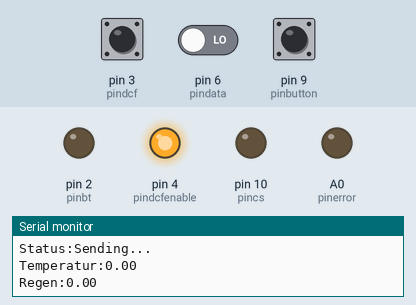
Recording of a sketch running on a simulated Arduino Uno, built with avr-gcc and run on an emulated ATmega328P. On the bench: output pins drawn as LEDs (lit = HIGH), the last lines printed to the serial monitor. The test bench sets the inputs (shaded band); at power-on: pin 3 (pindcf) HIGH, pin 6 (pindata) LOW, pin 9 (pinbutton) LOW. Storage starts empty; pins used as bus, display or sensor lines are not drawn.

Above: at 0.1 s.
At 0.8 s:
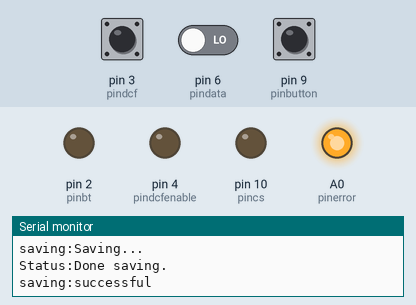
Timing chart, 0 to 2.3 s (numbered marks = the images above):
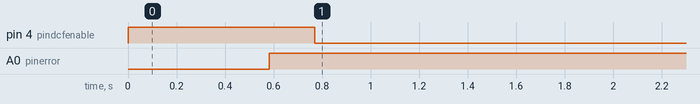

Measured:
- by itself, pin 4 (pindcfenable): LOW → HIGH at 0.00 s, → LOW 0.77 s later
- by itself, A0 (pinerror): LOW → HIGH at 0.58 s

The sketch:

Wetterstation.ino
```cpp
#include <Time.h>        //http://www.arduino.cc/playground/Code/Time
#include <SD.h>
#include <EEPROM.h>

// DCF timing
#define pindcf 3
#define pindcfenable 4

// ILC communication
#define pintrigger 8//3; // F5
#define pindata 6 //2; // E4
#define pinclock 7 // 4; // E3

// SD card
#define pincs 10
boolean sdenabled = true;

// BT
String line;
#define pinbt 2
boolean btenabled = true;
long lastping = 0;
#define addr_btenabled 42
#define eepromcheck 43

char commandbuffer[50];

// weather data
long data[6];
#define datalength 6

// system
int counter = 0;
int vin;
int vcc;
int v33;
#define pinbutton 9
#define pinerror A0

// timing
long next_ilc = 0;
int intervall = 4;
long next_time = 0;

// pin setup
void setupio() {
  pinMode(pintrigger,OUTPUT);
  pinMode(pindata,INPUT);
  pinMode(pinclock,OUTPUT);
  digitalWrite(pinclock,LOW);
  digitalWrite(pintrigger,LOW);
  pinMode(pincs,OUTPUT);
  pinMode(pindcf,INPUT);
  pinMode(pindcfenable,OUTPUT);
  digitalWrite(pindcfenable,HIGH);
  pinMode(pinbt,OUTPUT);
  pinMode(pinbutton,INPUT);
  pinMode(pinerror,OUTPUT);
  digitalWrite(pinerror,LOW);
}

// setup bt
void sendsetup() {
  btenabled = EEPROM.read(addr_btenabled) == 1;
  if (EEPROM.read(eepromcheck) != eepromcheck) btenabled = true;
  digitalWrite(pinbt,!btenabled);

  log("Booting...");
  send("time","(notime)");
  send("saving","(initializing...)");
  senddata();
  /*send("registerevent","Aktualisieren");
  send("registerevent","DCF");
  send("registerevent","Disconnect");
  send("requestint","intervall");
  send("intervall",String(intervall)); */
}

// Manage bt

void checkserial() {
  int p = 0;

  if (Serial.available()) {
    while(Serial.available() && p < 49) {
       commandbuffer[p++] = Serial.read();
       }
    commandbuffer[p++]='\0';
  }

  if(p>0) {
     line = line + (char*)commandbuffer;
     String message = "";
     for (int i = 0; i < line.length(); i++)
       if (line.charAt(i) == '\n') {
          //receiveline(message);
          Serial.print("mirror:" + message);
          message = "";
       }
       else message = message + line.charAt(i);
     line = message;
  }
}

void receiveline(String message) {
  lastping = millis();
  if (message == "ping") return;
  if (message == "requestsetup") { sendsetup(); return; }

  if (message == "event:Aktualisieren") {
    refresh();
    return;
  }
  if (message == "event:DCF") {
    getdcf();
    return;
  }
  if (message == "event:Disconnect") {
    log("Offline");
    btenabled = false;
    digitalWrite(pinbt,!btenabled);
    return;
  }

  String name = "";
  String value = "";

  int p = 0;
  while (p < message.length() && message.charAt(p) != ':') { name = name + message.charAt(p++); }
  p++;
  while (p < message.length()) { value = value + message.charAt(p++); }

  if (name == "mirror") {
    Serial.print(value + "\n");
    return;
  }

  if (name == "intervall") {
    int v = value.toInt();
    if (v == 0) return;
    intervall = v;
    return;
  }
}

// status
void log(String s) {
  if (!btenabled) return;
  Serial.print("Status:" + s + "\n");
}

// send values
void send(String name, String value) {
  if (!btenabled) return;
  Serial.print(name + ":" + value + "\n");
}

// setup sd
void setupsd() {
  if (!sdenabled) return;
  log("Initializing SD card...");
  if (!SD.begin(pincs)) {
    log("Card failed, or not present");
    sdenabled = false;
    digitalWrite(pinerror,HIGH);
  }
  else log("SD ready.");
}

// retrieve data
void getdata() {
  int length = 6;
  //long data[length];

  // request data
  log("Requesting data...");
  digitalWrite(pintrigger,LOW);
  delay(1);
  digitalWrite(pintrigger,HIGH);
  delay(1);

  // wait until ilc is ready
  delay(10);
  while(digitalRead(pindata)) delay(1);

  log("Receiving data...");
  // Receive
  for (int i = 0; i < length; i++) {
    long l = 0;
    for (long mask = 0x01; mask; mask <<= 1) {
      digitalWrite(pinclock,HIGH);
      delay(1);

      //while (millis() < next) delay(1);
      if (digitalRead(pindata))
        l = (l | mask);
      digitalWrite(pinclock,LOW);
      delay(1);
      //next += intervall;
    }
    data[i] = l;
  }
  digitalWrite(pintrigger,HIGH);

  if (data[0] == 0) digitalWrite(pinerror,HIGH);
}

void sendvalue(String name, long value) {
  Serial.print(name);
  Serial.print(":");
  Serial.print((value / 100));
  Serial.print(".");
  if (abs(value) % 100 < 10) Serial.print("0");
  Serial.print(abs(value) % 100);
  Serial.print("\n");
}

void senddata() {
  log("Sending...");
  sendvalue("Temperatur",data[0]);
  sendvalue("Regen",data[1]);
  sendvalue("Wind",data[2]);
  sendvalue("Licht",data[3]);
  sendvalue("Druck",data[4]);
  sendvalue("Feuchtigkeit",data[5]);
}

// save data to sd
void savedata() {
  if (!sdenabled) return;
  log("Saving to SD...");
  send("saving","Saving...");

  char filename[14];
  sprintf(filename,"%d-%02d-%02d.TXT",year() % 100, month(), day());

  File dataFile = SD.open(filename, FILE_WRITE);

  // if the file is available, write to it:
  if (dataFile) {
    // time
    dataFile.print(String(now())); dataFile.print(" ");

    // data
    for (int i = 0; i < datalength; i++) {
      long v = data[i];
      dataFile.print(v / 100);
      dataFile.print(".");
      if (abs(v % 100) < 10) dataFile.print("0");
      dataFile.print(abs(v % 100));
      dataFile.print(" ");
    }

    // voltage
    dataFile.print(vin); dataFile.print(" ");
    dataFile.print(vcc); dataFile.print(" ");
    dataFile.print(v33);

    dataFile.println();
    dataFile.close();
    log("Done saving.");
    send("saving","successful");
  }
  // if the file isn't open, pop up an error:
  else {
    log("Error while saving data.");
    send("saving","failed");
    digitalWrite(pinerror,HIGH);
  }
}

// Battery
long readVcc() {
  long result;
  // Read 1.1V reference against AVcc
  ADMUX = _BV(REFS0) | _BV(MUX3) | _BV(MUX2) | _BV(MUX1);
  delay(2); // Wait for Vref to settle
  ADCSRA |= _BV(ADSC); // Convert
  while (bit_is_set(ADCSRA,ADSC));
  result = ADCL;
  result |= ADCH<<8;
  result = 1126400L / result; // Back-calculate AVcc in mV
  return result;
}

void checkbattery() {
   vcc = readVcc();
   int a5 = analogRead(A5);
   vin = vcc / 512.0 * a5;

   String bs = "No battery";
   if (vin > 7200) bs = "Full";
   else if (vin > 6000) bs = "OK";
   else if (vin > 5000) bs = "Almost empty";
   else if (vin > 1000) bs = "Empty";
   if (vin < 6000 && vin > 1000) digitalWrite(pinerror, HIGH);

   v33 = analogRead(A4) / 1024.0 * vcc;

   send("Battery",bs);
   send("Vin",String(vin));
   send("Vcc",String(vcc));
   send("3.3V",String(v33));
 }

void getdcf() {
  digitalWrite(pindcfenable,LOW);
  log("Receiving DCF time...");

  // Check for BT connection
  /*if (btenabled) {
    long n = millis();
    if (lastping < n - 10000) {
      Serial.print("ping\n");
      while (lastping < n - 10000 && millis() < n + 1000);// checkserial();
      if (lastping > n - 10000) digitalWrite(pinbt,LOW);
    }
  } */

  // Find start
  send("time","Receiving...");

  int up = 0;
  int down = 0;

  while (!digitalRead(pindcf));
  long last = millis();

  int c = 59;
  while (down < 1300) {
    if (digitalRead(pinbutton)) {
      digitalWrite(pindcfenable,HIGH);
      return;
    }
    while(digitalRead(pindcf)) delay(2);
    up = millis() - last;
    last = millis();
    while(millis() - last < 50);
    //Serial.print("time:(");
    //Serial.print(c--);
    //Serial.print(") Searching start...\n");
    //send("time","(" + String(c--) + ") Searching start...");

    while(!digitalRead(pindcf)) delay(2);
    down = millis() - last;
    last = millis();
    while(millis() - last < 90);
  }

  // Reading data
  boolean data[59];
  int p = 0;

  while (p < 60) {
    if (digitalRead(pinbutton)) {
      digitalWrite(pindcfenable,HIGH);
      return;
    }
    while(digitalRead(pindcf));
    up = millis() - last;
    last = millis();
    data[p] = up > 120;
    //send("time",String(p) + " / 60 (" + String(p * 100 / 59) + "%)");
    p++;

    // do stuff
    // ...
    while(millis() - last < 50);

    while(!digitalRead(pindcf));
    down = millis() - last;
    last = millis();
    while(millis() - last < 90);
  }

  digitalWrite(pindcfenable,HIGH);
  digitalWrite(pinbt,!btenabled);

  // Analyzing data
  setTime((data[34] ? 20 : 0) + (data[33] ? 10 : 0) + (data[32] ? 8 : 0) + (data[31] ? 4 : 0) + (data[30] ? 2 : 0) + (data[29] ? 1 : 0),  // Hour
          (data[27] ? 40 : 0) + (data[26] ? 20 : 0) + (data[25] ? 10 : 0) + (data[24] ? 8 : 0) + (data[23] ? 4 : 0) + (data[22] ? 2 : 0) + (data[21] ? 1 : 0),  // Minute
          0,  // Sec
          (data[41] ? 20 : 0) + (data[40] ? 10 : 0) + (data[39] ? 8 : 0) + (data[38] ? 4 : 0) + (data[37] ? 2 : 0) + (data[36] ? 1 : 0), // Day
          (data[49] ? 10 : 0) + (data[48] ? 8 : 0) + (data[47] ? 4 : 0) + (data[46] ? 2 : 0) + (data[45] ? 1 : 0), // Month
          2000 + (data[57] ? 80 : 0) + (data[56] ? 40 : 0) + (data[55] ? 20 : 0) + (data[54] ? 10 : 0) + (data[53] ? 8 : 0) + (data[52] ? 4 : 0) + (data[51] ? 2 : 0) + (data[50] ? 1 : 0)); // Year
  if (year() != 2013) digitalWrite(pinerror,HIGH);
}

void sendtime() {
  Serial.print("time:");
  if (hour() < 10) Serial.print("0");
  Serial.print(hour());
  Serial.print(":");
  if (minute() < 10) Serial.print("0");
  Serial.print(minute());
  Serial.print(":");
  if (second() < 10) Serial.print("0");
  Serial.print(second());
  Serial.print(" ");
  if (day() < 10) Serial.print("0");
  Serial.print(day());
  Serial.print(".");
  if (month() < 10) Serial.print("0");
  Serial.print(month());
  Serial.print(".");
  Serial.print(year());
  Serial.print("\n");
}

void setup() {
  setupio();

  Serial.begin(9600);
  sendsetup();

  setupsd();
  refresh();
  getdcf();
}

void refresh() {
  getdata();
  senddata();
  checkbattery();
  if (sdenabled)
    savedata();
  counter++;
  send("counter",String(counter));
  log("Ready");
}

void loop() {
  if (millis() > next_ilc) {
    next_ilc = millis() + intervall * 1000;

    refresh();
  }

  if (millis() > next_time) {
    next_time = millis() + 1000;
    sendtime();
  }

  if (digitalRead(pinbutton)) {
    if (btenabled) {
      log("Offline");
      delay(100);
    }
    btenabled = !btenabled;
    digitalWrite(pinbt,!btenabled);
    EEPROM.write(addr_btenabled,(btenabled ? 1 : 0));
    EEPROM.write(eepromcheck,eepromcheck);
    while (digitalRead(pinbutton));
    delay(100);
  }

  //checkserial();
}
```
